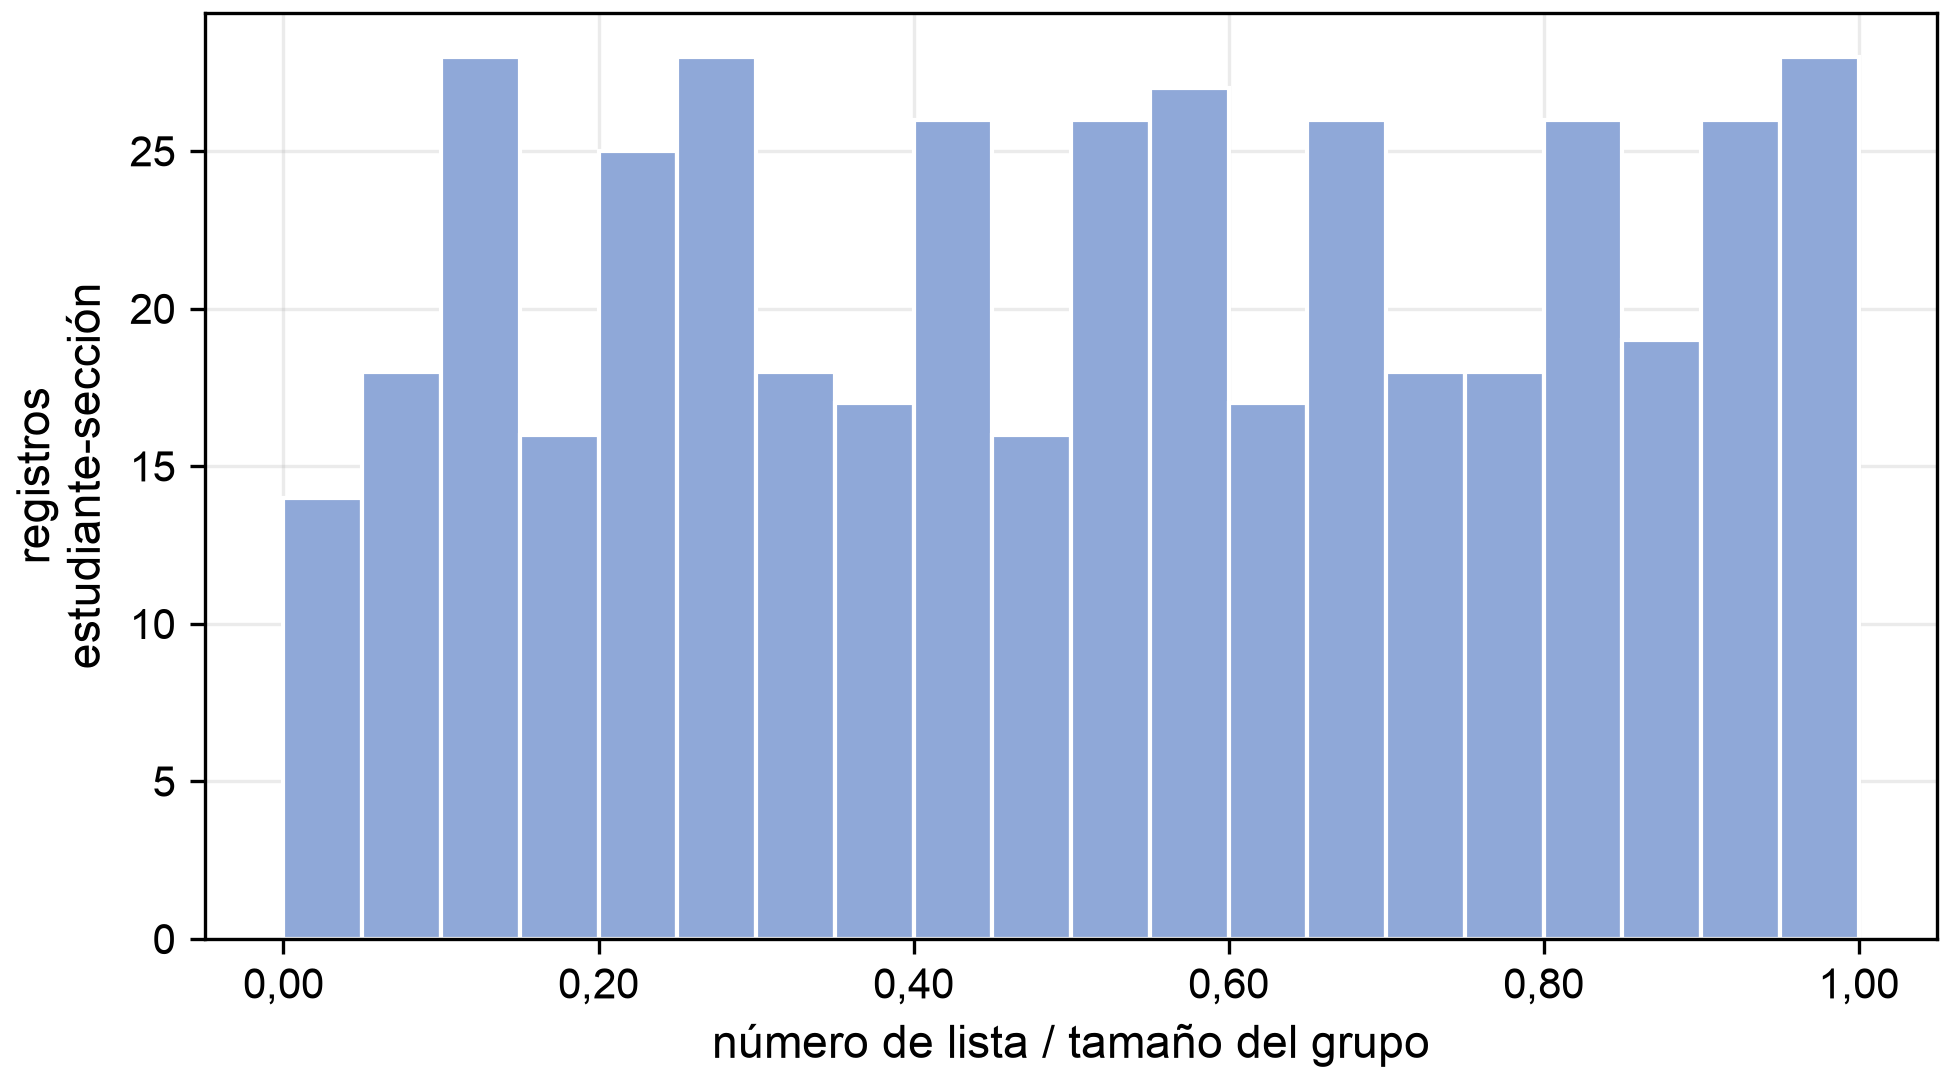

This figure's Python source:
"""Figura para la sección «Codificación numérica de los campos cualitativos»
(Sprint 2): distribución de la posición relativa en la lista (número de lista
entre tamaño del grupo), sin cortes de estado (eso pertenece a la Tabla 12 del
Sprint 3, que ya requiere el concepto de discretización).

Incluye la verificación de que la variación entre barras es ruido muestral
(prueba chi-cuadrado contra la hipótesis de distribución uniforme), no un
patrón sistemático — la explicación que pide el comentario del tutor.

Lee «Datos Tesis Downstream/» directamente; no modifica el notebook.

Uso:  python3 RedBayesiana/figura_posicion_lista.py
Salida: figura_posicion_lista.png (dpi=300), junto a este script.
"""
from pathlib import Path
import glob
import pandas as pd
import numpy as np
from scipy import stats
import matplotlib
matplotlib.use("Agg")
import matplotlib.pyplot as plt
import matplotlib.ticker as mticker

RAIZ = Path(__file__).resolve().parent.parent.parent
AQUI = Path(__file__).resolve().parent
ANCHO_IN = 6.5
AZUL = "#8fa8d8"
CLAVE = ["estudiante_id", "materia", "trimestre", "seccion"]

df = pd.concat([pd.read_csv(f) for f in glob.glob(str(RAIZ / "Datos Tesis Downstream" / "**" / "*.csv"), recursive=True)],
               ignore_index=True)
df["numero_lista"] = pd.to_numeric(df["numero_lista"], errors="coerce")
tam_sec = df.groupby(["materia", "trimestre", "seccion"])["estudiante_id"].nunique().rename("tamano_grupo")
reg = df.drop_duplicates(subset=CLAVE)[CLAVE + ["numero_lista"]].copy()
reg = reg.merge(tam_sec, on=["materia", "trimestre", "seccion"])
reg["posicion"] = reg["numero_lista"] / reg["tamano_grupo"]
assert len(reg) == 437

counts, edges = np.histogram(reg["posicion"], bins=20, range=(0, 1))
chi2, p = stats.chisquare(counts)
print(f"conteos por bin (20 bins, 437 registros): {counts.tolist()}")
print(f"prueba chi-cuadrado vs. uniforme: chi2={chi2:.2f}, p={p:.3f}")
assert p > 0.05, "se esperaba no rechazar uniformidad"
print(f"tamaños de grupo distintos que se combinan: {sorted(tam_sec.unique())}")

plt.rcParams["font.family"] = "Arial"
plt.rcParams["axes.grid"] = True
plt.rcParams["grid.alpha"] = 0.25
plt.rcParams["axes.axisbelow"] = True

fig, ax = plt.subplots(figsize=(ANCHO_IN, 3.6), constrained_layout=True)
ax.hist(reg["posicion"], bins=20, range=(0, 1), color=AZUL, edgecolor="white")
ax.set_xlabel("número de lista / tamaño del grupo", fontsize=11)
ax.set_ylabel("registros\nestudiante-sección", fontsize=11)
ax.tick_params(labelsize=10)
ax.xaxis.set_major_formatter(mticker.FuncFormatter(lambda x, _pos: f"{x:.2f}".replace(".", ",")))

destino = AQUI / "figura_posicion_lista.png"
fig.savefig(destino, dpi=300)
print(f"guardado: {destino}")
